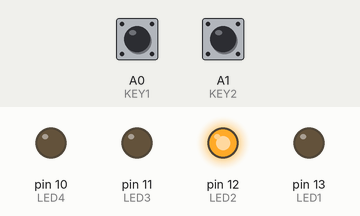
Recording of a sketch running on a simulated Arduino Uno, built with avr-gcc and run on an emulated ATmega328P. Parts: output pins drawn as LEDs (lit = HIGH). The inputs (shaded band) are chosen by the test bench; at power-on: A0 (KEY1) HIGH, A1 (KEY2) HIGH.

Above: at 1.2 s.
1.3 s: A0 (KEY1) pulled LOW for 3.2 s
At 3.4 s:
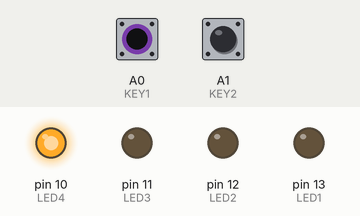
7.5 s: A1 (KEY2) pulled LOW for 3.2 s
At 10.3 s:
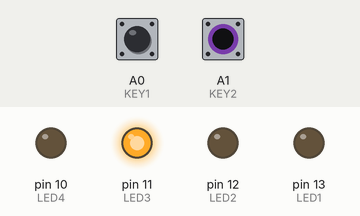
13.5 s: A0 (KEY1) driven LOW and A1 (KEY2) driven LOW
At 16.1 s:
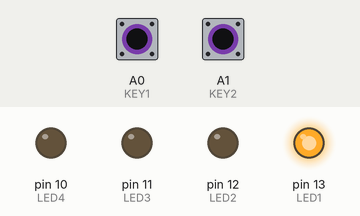
16.5 s: A0 (KEY1) driven HIGH
At 18.4 s:
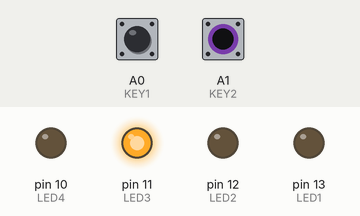
19.5 s: A0 (KEY1) driven LOW
At 21.9 s:
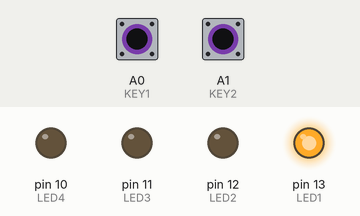
Timing chart, 0 to 23.4 s (numbered marks = the images above; inputs shaded):
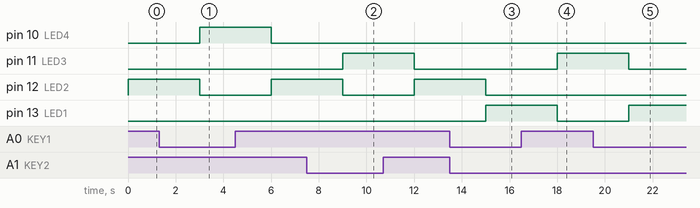

Measured:
- after the input at 1.3 s, pin 10 (LED4): LOW → HIGH after 1.7 s, → LOW 3.0 s later; pin 12 (LED2): HIGH → LOW after 1.7 s, → HIGH 3.0 s later
- after the input at 7.5 s, pin 11 (LED3): LOW → HIGH after 1.5 s, → LOW 3.0 s later; pin 12 (LED2): HIGH → LOW after 1.5 s, → HIGH 3.0 s later
- after the input at 13.5 s, pin 12 (LED2): HIGH → LOW after 1.5 s; pin 13 (LED1): LOW → HIGH after 1.5 s
- after the input at 16.5 s, pin 11 (LED3): LOW → HIGH after 1.5 s; pin 13 (LED1): HIGH → LOW after 1.5 s
- after the input at 19.5 s, pin 11 (LED3): HIGH → LOW after 1.5 s; pin 13 (LED1): LOW → HIGH after 1.5 s

The sketch:

bai_14_LTN_phan_1.ino
```cpp
#define KEY1 A0
#define KEY2 A1
#define LED1 13
#define LED2 12
#define LED3 11
#define LED4 10

void setup() {
  // put your setup code here, to run once:
  Serial.begin(9600);
  pinMode(KEY1, INPUT);
  pinMode(KEY2, INPUT);
  pinMode(LED1, OUTPUT);
  pinMode(LED2, OUTPUT);
  pinMode(LED3, OUTPUT);
  pinMode(LED4, OUTPUT);

}

void loop() {
  // put your main code here, to run repeatedly:
  if(digitalRead(KEY1) ==0 && digitalRead(KEY2) ==0){
    digitalWrite(LED1, 1);
    digitalWrite(LED2, 0);
    digitalWrite(LED3, 0);
    digitalWrite(LED4, 0);
    delay(3000);
  }
  if(digitalRead(KEY1) ==0 && digitalRead(KEY2) ==1){
    digitalWrite(LED1, 0);
    digitalWrite(LED2, 0);
    digitalWrite(LED3, 0);
    digitalWrite(LED4, 1);
    delay(3000);
  }
  if(digitalRead(KEY1) ==1 && digitalRead(KEY2) ==1){
    digitalWrite(LED1,0);
    digitalWrite(LED2,1);
    digitalWrite(LED3,0);
    digitalWrite(LED4,0);
    delay(3000);
  }
  if(digitalRead(KEY1) ==1 && digitalRead(KEY2) ==0){
    digitalWrite(LED1,0);
    digitalWrite(LED2,0);
    digitalWrite(LED3,1);
    digitalWrite(LED4,0);
    delay(3000);
  }
}
```
